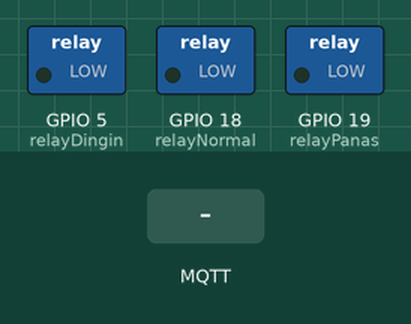
This sketch was run on a simulated ESP32. Shown: switched loads named in the sketch (green lamp = pin HIGH). The inputs (shaded band) are chosen by the test bench. WiFi joins after 1.5 s; servers stay silent unless stated; no MQTT or app messages arrive unless stated; what the sketch prints to the serial monitor is not drawn.

Above: at 2.7 s.
2.8 s: MQTT message "dingin" arrives on the first subscribed topic
At 4.3 s:
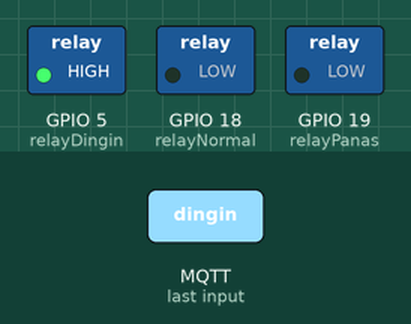
5.8 s: MQTT message "normal" arrives on the first subscribed topic
At 6.8 s:
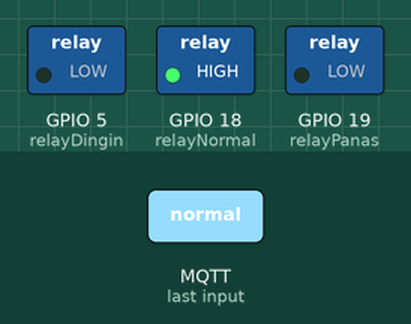
8.8 s: MQTT message "panas" arrives on the first subscribed topic
At 9.4 s:
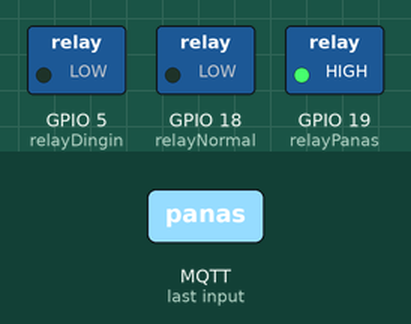
Timing chart, 0 to 12.4 s (numbered marks = the images above; inputs shaded):
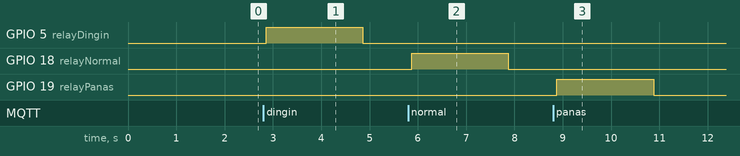

Measured:
- after the input at 2.8 s, GPIO 5 (relayDingin): LOW → HIGH after 0.06 s, → LOW 2.0 s later
- after the input at 5.8 s, GPIO 18 (relayNormal): LOW → HIGH after 0.07 s, → LOW 2.0 s later
- after the input at 8.8 s, GPIO 19 (relayPanas): LOW → HIGH after 0.08 s, → LOW 2.0 s later

The sketch:

filling_machine.ino
```cpp
#include <WiFi.h>
#include <PubSubClient.h>

// WiFi configuration
const char* ssid = "Wokwi-GUEST";
const char* password = "";

// MQTT configuration
const char* mqttServer = "broker.hivemq.com";
const int mqttPort = 1883;
const char* clientId = "esp32_filling_relay";
const char* topic_sub = "filling/perintah";
const char* topic_pub = "filling/status";

// Relay pins
const int relayDingin = 5;
const int relayNormal = 18;
const int relayPanas = 19;

// Timeout untuk koneksi WiFi (dalam milidetik)
const unsigned long wifiTimeout = 10000; // 10 detik

WiFiClient espClient;
PubSubClient client(espClient);

void setup() {
  Serial.begin(115200);

  // Setup relay pins
  pinMode(relayDingin, OUTPUT);
  pinMode(relayNormal, OUTPUT);
  pinMode(relayPanas, OUTPUT);

  // Pastikan semua relay mati di awal
  digitalWrite(relayDingin, LOW);
  digitalWrite(relayNormal, LOW);
  digitalWrite(relayPanas, LOW);

  // Koneksi WiFi
  Serial.println("Connecting to WiFi...");
  if (wifiConnect()) {
    Serial.println("WiFi connected!");
    Serial.print("IP address: ");
    Serial.println(WiFi.localIP());
  } else {
    Serial.println("Failed to connect to WiFi. Restarting...");
    ESP.restart();
  }

  // Setup MQTT
  client.setServer(mqttServer, mqttPort);
  client.setCallback(callback);
}

bool wifiConnect() {
  WiFi.mode(WIFI_STA);
  WiFi.begin(ssid, password);

  unsigned long startAttemptTime = millis();
  while (WiFi.status() != WL_CONNECTED && millis() - startAttemptTime < wifiTimeout) {
    delay(500);
    Serial.print(".");
  }
  return WiFi.status() == WL_CONNECTED;
}

void mqttReconnect() {
  while (!client.connected()) {
    Serial.print("Attempting MQTT connection with client ID: ");
    Serial.println(clientId);
    if (client.connect(clientId)) {
      Serial.println("connected");
      client.subscribe(topic_sub);
      Serial.print("Subscribed to: ");
      Serial.println(topic_sub);
    } else {
      Serial.print("failed, rc=");
      Serial.print(client.state());
      Serial.println(" try again in 5 seconds");
      delay(5000);
    }
  }
}

void processRelay(String mode) {
  Serial.print("Processing mode: ");
  Serial.println(mode);

  // Matikan semua relay
  digitalWrite(relayDingin, LOW);
  digitalWrite(relayNormal, LOW);
  digitalWrite(relayPanas, LOW);
  Serial.println("All relays turned OFF");

  // Nyalakan relay sesuai mode
  if (mode == "dingin") {
    digitalWrite(relayDingin, HIGH);
    Serial.println("Relay Dingin ON");
  } else if (mode == "normal") {
    digitalWrite(relayNormal, HIGH);
    Serial.println("Relay Normal ON");
  } else if (mode == "panas") {
    digitalWrite(relayPanas, HIGH);
    Serial.println("Relay Panas ON");
  }

  // Simulasi proses pengisian (2 detik)
  delay(2000);

  // Matikan semua relay
  digitalWrite(relayDingin, LOW);
  digitalWrite(relayNormal, LOW);
  digitalWrite(relayPanas, LOW);
  Serial.println("All relays turned OFF after process");

  // Publish status selesai
  client.publish(topic_pub, "done");
  Serial.println("Status 'done' published to MQTT");
}

void callback(char* topic, byte* payload, unsigned int length) {
  // Batasi panjang pesan untuk keamanan
  if (length > 50) {
    Serial.println("Received message too long, ignoring!");
    return;
  }

  String message;
  for (unsigned int i = 0; i < length; i++) {
    message += (char)payload[i];
  }
  message.trim(); // Hapus spasi atau karakter tak diinginkan

  Serial.print("Message arrived [");
  Serial.print(topic);
  Serial.print("]: ");
  Serial.println(message);

  if (message == "dingin" || message == "normal" || message == "panas") {
    processRelay(message);
  } else {
    Serial.println("Unknown command received!");
    client.publish(topic_pub, "error: unknown command");
  }
}

void loop() {
  // Periksa koneksi WiFi
  if (WiFi.status() != WL_CONNECTED) {
    Serial.println("WiFi disconnected, attempting to reconnect...");
    if (!wifiConnect()) {
      Serial.println("WiFi reconnection failed, restarting...");
      ESP.restart();
    }
  }

  // Periksa koneksi MQTT
  if (!client.connected()) {
    mqttReconnect();
  }
  client.loop();
  delay(100);
}
```
